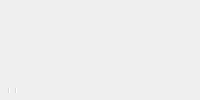
  <widget class="OBSDock" name="scenesDock">
   <property name="features">
    <set>QDockWidget::DockWidgetClosable|QDockWidget::DockWidgetFloatable|QDockWidget::DockWidgetMovable</set>
   </property>
   <property name="windowTitle">
    <string>Basic.Main.Scenes</string>
   </property>
   <attribute name="dockWidgetArea">
    <number>8</number>
   </attribute>
   <widget class="QWidget" name="dockWidgetContents_2">
    <layout class="QVBoxLayout" name="verticalLayout_6">
     <property name="spacing">
      <number>0</number>
     </property>
     <property name="leftMargin">
      <number>1</number>
     </property>
     <property name="topMargin">
      <number>0</number>
     </property>
     <property name="rightMargin">
      <number>1</number>
     </property>
     <property name="bottomMargin">
      <number>1</number>
     </property>
     <item>
      <widget class="QFrame" name="scenesFrame">
       <layout class="QVBoxLayout" name="verticalLayout_12">
        <property name="spacing">
         <number>0</number>
        </property>
        <property name="leftMargin">
         <number>0</number>
        </property>
        <property name="topMargin">
         <number>0</number>
        </property>
        <property name="rightMargin">
         <number>0</number>
        </property>
        <property name="bottomMargin">
         <number>0</number>
        </property>
        <item>
         <widget class="SceneTree" name="scenes">
          <property name="sizePolicy">
           <sizepolicy hsizetype="Preferred" vsizetype="Expanding">
            <horstretch>0</horstretch>
            <verstretch>0</verstretch>
           </sizepolicy>
          </property>
         </widget>
        </item>
        <item>
         <widget class="QToolBar" name="scenesToolbar">
          <property name="sizePolicy">
           <sizepolicy hsizetype="Preferred" vsizetype="Preferred">
            <horstretch>0</horstretch>
            <verstretch>0</verstretch>
           </sizepolicy>
          </property>
          <property name="iconSize">
           <size>
            <width>16</width>
            <height>16</height>
           </size>
          </property>
          <property name="floatable">
           <bool>false</bool>
          </property>
          <addaction name="actionAddScene"/>
          <addaction name="actionRemoveScene"/>
          <addaction name="separator"/>
          <addaction name="actionSceneFilters"/>
          <addaction name="separator"/>
          <addaction name="actionSceneUp"/>
          <addaction name="actionSceneDown"/>
         </widget>
        </item>
        <item>
         <spacer name="scenesFixedSizeHSpacer">
          <property name="orientation">
           <enum>Qt::Horizontal</enum>
          </property>
          <property name="sizeType">
           <enum>QSizePolicy::Fixed</enum>
          </property>
          <property name="sizeHint" stdset="0">
           <size>
            <width>150</width>
            <height>0</height>
           </size>
          </property>
         </spacer>
        </item>
       </layout>
      </widget>
     </item>
    </layout>
   </widget>
  </widget>
